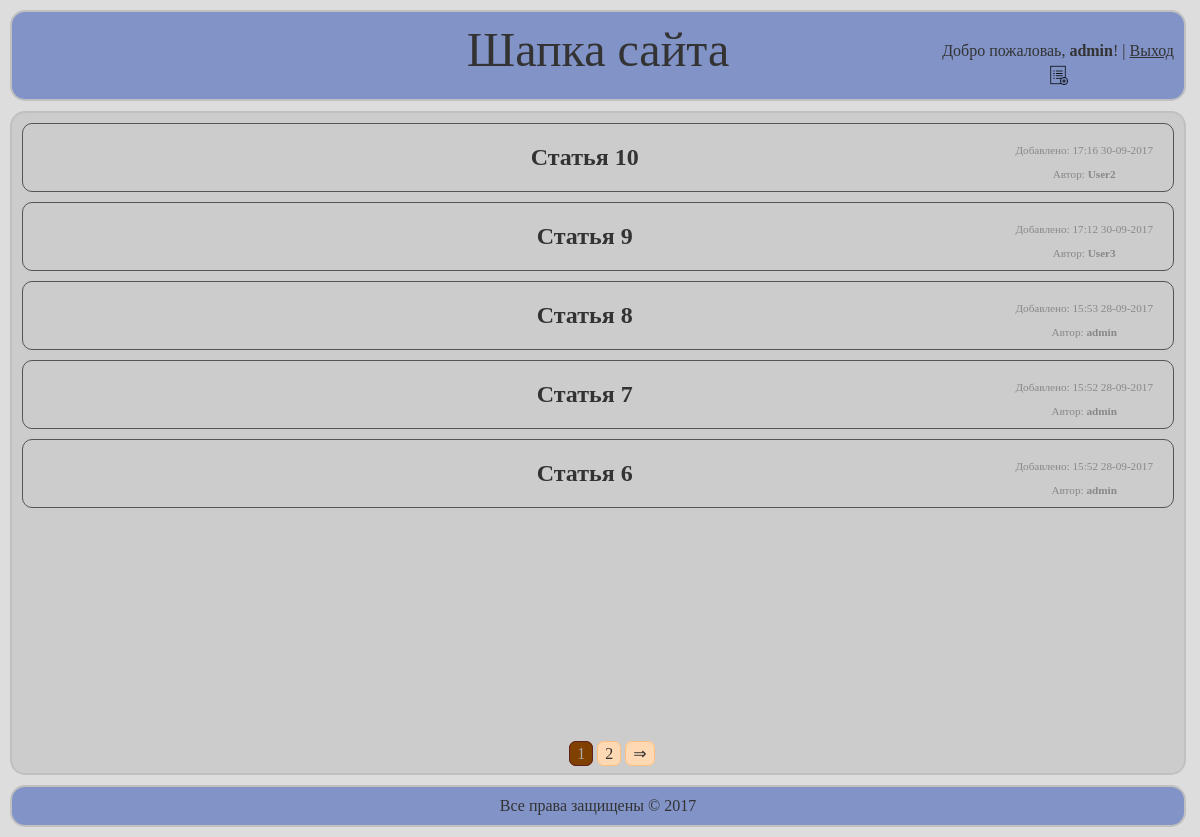
The page / (signed in) on the database its author committed.
### tables this page shows
CREATE TABLE IF NOT EXISTS `articles` (
  `id` int(11) unsigned NOT NULL AUTO_INCREMENT,
  `title` varchar(255) NOT NULL,
  `text` text NOT NULL,
  `date` timestamp NOT NULL DEFAULT CURRENT_TIMESTAMP,
  `user_id` int(11) NOT NULL,
  PRIMARY KEY (`id`),
  FULLTEXT KEY `text` (`text`)
);

CREATE TABLE IF NOT EXISTS `users` (
  `id` int(11) NOT NULL AUTO_INCREMENT,
  `login` varchar(50) NOT NULL,
  `password` char(32) NOT NULL,
  PRIMARY KEY (`id`),
  UNIQUE KEY `login` (`login`)
);

### www/includes/config.php (called while the page is built, shortened)
<?php
$articlesPerPage = 5;
$nearPagesCount = 1;
?>

### www/index.php (the view, shortened to what this page needs)
<?php
require_once "includes/config.php";
require_once "includes/functions.php";
$page = (int)$_GET["page"];
if(!$page || $page <= 0)
	$page = 1;
$start = getStart($page, $articlesPerPage);
require_once "includes/functions.php";
$articles = getArticleList($start, $articlesPerPage);
?>
<!DOCTYPE html>
<html>
<head>
	<?php
		require_once "includes/head.php";
	?>
</head>
	<body>
		<?php require_once "includes/header.php"; ?>
		<div id="articleList">
		<?php
		foreach($articles as $article)
		{
			echo '<div class="articleReview">
				<a href="article.php?article='.$article["id"].'">
					<h2>'.$article["title"].'</h2>
			</a>
				<div class="addTime">
					Добавлено: '.date_format(date_create($article["date"]), "H:i d-m-Y").'<br/><br/>
					Автор: <strong>'.$article["login"].'</strong>
				</div>
			</div>';
		}
		?>
			<div id="pagination"><?=pagination($page, $articlesPerPage, $nearPagesCount);?></div>
		</div>
		<?php require_once "includes/footer.php"; ?>
	</body>
</html>

### www/includes/head.php (shortened to what this page needs)
<link href="/css/style.css" rel="stylesheet" type="text/css">

### www/includes/header.php
<header>
	<div id="logo"><a href="/" title="На главную">Шапка сайта</a></div>
	<div id="auth">
	<?php
		if(!isset($_SESSION['login']))
		{
	?>
		<a href="login.php">Вход</a> | <a href="registration.php">Регистрация</a>
	<?php
		}
		else
		{
	?>
		Добро пожаловаь, <strong><?=$_SESSION['login'];?></strong>! | <a href="logout.php">Выход</a><br/>
		<a href="addArticle.php"><img src="/icon/addArticle.png" alt="Добавить статью" title="Добавить статью"/></a>
	<?php
		}
	?>
	</div>
</header>

### www/includes/functions.php (shortened to what this page needs)
<?php
require_once "config.php";
	$db = false;
	function toArray($res)
	{
		while($row = $res->fetch_assoc())
			$arr[] = $row;
		return $arr;
	}
	function getArticleList($start, $limit)
	{
		global $db;
		$res = $db->query("SELECT articles.id AS id, title, date, login
							FROM articles LEFT JOIN users ON articles.user_id = users.id
							ORDER BY id DESC LIMIT $start, $limit");
		return toArray($res);
	}
	function countArticles()
	{
		global $db;
		$res = $db->query("SELECT COUNT(id) FROM articles");
		$result = $res->fetch_row();
		return $result[0];
	}
	function pagination($page, $limit, $nearPagesCount)
	{
		$numPages = ceil(countArticles() / $limit);
		$prev = $page - 1;
		$next = $page + 1;
		if($prev < 1)
			$prev = 1;
		$pagination = "";
		if($page == 1)
			$pagination .= "<span id=\"curPage\">1</span>";
		else
		{
			if($prev == 1)
				$pagination .= "<a href=\"index.php\">&lArr;</a>";
			else
				$pagination .= "<a href=\"index.php?page=".$prev."\">&lArr;</a>";
			$pagination .= "<a href=\"index.php\">1</a>";
		}
		for($i = $page - $nearPagesCount; $i < $page; $i++)
		{
			if($i < 2)
				continue;
			else
				$pagination .= "<a href=\"index.php?page=".$i."\">".$i."</a>";
		}
		for($i = $page + 1, $end = $page + $nearPagesCount; $i <= $end; $i++)
		{
			if($i >= $numPages)
				break;
			else
				$pagination .= "<a href=\"index.php?page=".$i."\">".$i."</a>";
		}
		if($page == $numPages)
			$pagination .= "<span id=\"curPage\">".$numPages."</span>";
		else
		{
			$pagination .= "<a href=\"index.php?page=".$numPages."\">".$numPages."</a>";
			$pagination .= "<a href=\"index.php?page=".$next."\">&rArr;</a>";
		}
		return $pagination;
	}
?>

### www/includes/footer.php
<footer>
	<div id="copyright">
		Все права защищены &copy; <?php echo date("Y"); ?>
	</div>
</footer>

### www/css/style.css (style rules this page uses)
* { margin: 0; padding: 0; outline: none; }
html { color: #333333; background-color: #dddddd; font-family: Times New Roman, sans-serif; }
a { color: #333333; }
header { width: 96%; float: left; padding: 10px; margin: 10px; border: 2px solid silver; background-color: #8193C7; border-radius: 15px; }
header #logo { font-size: 3em; text-align: center; }
header #logo a { text-decoration: none; color: #333333; }
header #auth { float: right; margin-top: -35px; text-align: center; }
header #auth img { width: 20px; cursor: pointer; margin-top: 5px; }
#articleList { float: left; width: 96%; background-color: #cccccc; margin-right: 10px; margin-left: 10px; padding: 10px; border: 2px solid silver; border-radius: 15px; min-height: 80vh; position: relative; }
#articleList #pagination { position: absolute; bottom: 10px; right: 45%; }
#articleList #pagination * { padding: 3px 7px 3px 7px; margin: 2px; border-radius: 7px; }
#articleList #pagination a { background-color: #ffd9b3; border: 1px solid #ffbf80; text-decoration: none; color: #333333; }
#articleList #pagination #curPage { background-color: #804000; border: 1px solid #602020; color: #aaaaaa; }
#articleList .articleReview { border: 1px solid #555555; border-radius: 10px; margin-bottom: 10px; padding: 20px; text-align: center; }
#articleList .articleReview a { text-decoration: none; margin-left: 10%; }
#articleList .articleReview h2 { display: inline-block; }
#articleList .articleReview .addTime { float: right; color: #888888; font-size: 0.7em; }
footer { width: 96%; float: left; padding: 10px; margin: 10px; border: 2px solid silver; background-color: #8193C7; border-radius: 15px; }
footer div { font-family: Times New Roman, sans-serif; font-size: 1em; text-align: center; }

### rows shown on the page
articles: title "Статья 10", date "17:16 30-09-2017", user.login "User2"
articles: title "Статья 9", date "17:12 30-09-2017", user.login "User3"
articles: title "Статья 8", date "15:53 28-09-2017", user.login "admin"
articles: title "Статья 7", date "15:52 28-09-2017", user.login "admin"
articles: title "Статья 6", date "15:52 28-09-2017", user.login "admin"

### other values the page prints
$_SESSION['login'] "admin"
$numPages "2"
